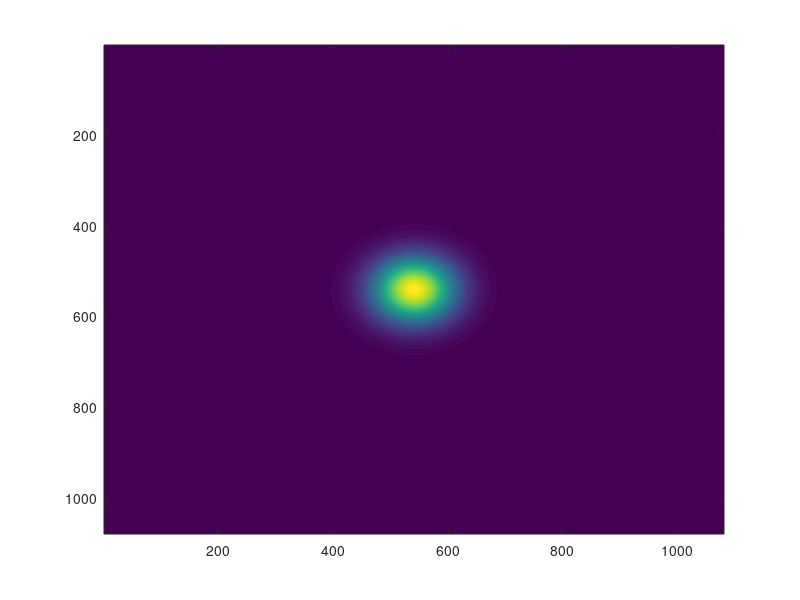

MATLAB code to generate this figure: (Note: this script raises an error after producing the figure.)
%%%%unit: um

clear all;
clc;

global lamda k n1 NA fo
lamda=623e-3;                               % wavelength
k=2*pi/lamda;                               % propagation (wave) constant free space
n1 = 1;                                     % refractive index
NA = 0.55;                                  % numerical aperture of the objective
Mo = 100;                                   % magnification of the lens
F = 180e3;                                  % tube length
fo=F./Mo;                                   % objective focal length (F=tube Length, M=magnification)
R=fo.*NA./n1;                               % objective back aperture (radius)
d=1000;                                     % propagation distance
w = 10000;                                  % beam waist

% Sampling stuff
L1=2e5; %side length
M=400; %number of samples
dx1=L1/M; %src sample interval
x1=-L1/2:dx1:L1/2-dx1; %src coords
y1=x1;

my0=1080;                                                                   
mx0=1080;                                                        % resolution of the input plane
pixel0=8;                                                        % pixel size
L0=(mx0-1)*pixel0;                                               % dimension of input plane
[xx,yy]=meshgrid(-(my0-1)/2:(my0-1)/2,-(my0-1)/2:(my0-1)/2);
Aperture=sign(1-sign(xx.^2+yy.^2-((my0-1)./2).^2));              % circular aperture
A0=Aperture;
%%%%%% here define the input phase profile 
% g=k/(2*d).*(xx.^2+yy.^2);
g=A0.*exp(-(xx.^2+yy.^2)./w);
% .*exp(1i.*g); % 3-fold helical vortex

figure(1)
imagesc(abs(g.^2));

% Tilting this input beam
deg=pi/180;
alpha=5.0e-5; %rad
theta= 0;%45*deg;

% [u1]=tilt(g,L1,lamda,alpha,theta);
u1 = g;
u2=propFF(u1,L1,lamda,d); %propagation of src 1
I2 = abs(u2.^2);
figure(2) %display obs irrad
imagesc(x1,y1,I2);
axis square; axis xy;
colormap('gray'); xlabel('x (m)'); ylabel('y (m)');
title(['Propagated tilted beam; z= ',num2str(d),' m']);